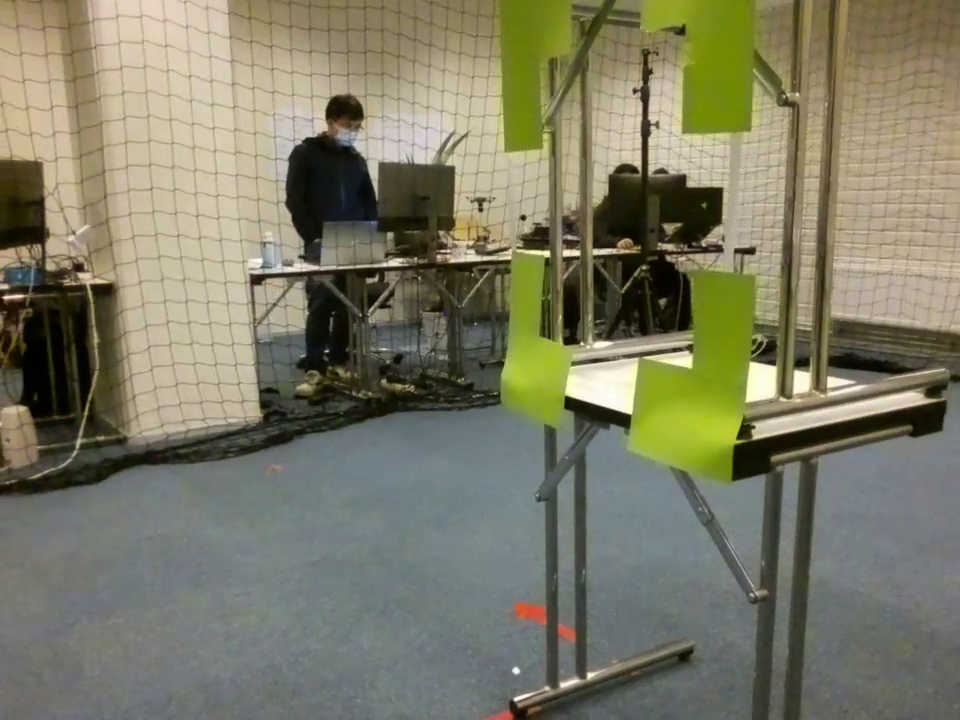
#> input picture images/more_gate_pics/picture11.png, 960 x 720 px, found by its file name
$ jupyter execute FilterGate.ipynb   (older library calls are emulated)
#> lines starting #> are read from the running program, lines starting #| are printed output that depends on the picture; after the words box and inside, x2 and y2 are one past the last pixel; in counts of white or black regions, pixels touching at a corner belong together
[cell 1]
import cv2
import numpy as np
import math
import matplotlib.pyplot as plt
img = cv2.imread('picture11.png') # Importing Sample Test Image
#> img is the input picture: shape (720, 960, 3); mean B, G, R 102, 123.3, 124.7
#img = cv2.cvtColor(img, cv2.COLOR_BGR2RGB)
plt.imshow(img)  # Showing The Sample Test Image

width = int(img.shape[1] * 50 / 100)
#> width = 480
height = int(img.shape[0] * 50 / 100)
#> height = 360
dim = (width, height)
#> dim = (480, 360)

# Resize the gate

[cell 2]
img = cv2.resize(img, dim, interpolation = cv2.INTER_AREA)
#> img: shape (360, 480, 3)
print(type(img))    # Print the img variable data type
#| <class 'numpy.ndarray'>
print(np.shape(img))  # Print the img variable dimension
#| (360, 480, 3)

plt.imshow(img)

# Turn it to hsv, filter the green and threshold it

[cell 3]
img_hsv = cv2.cvtColor(img, cv2.COLOR_BGR2HSV)
#> img_hsv: shape (360, 480, 3); mean H, S, V 44.7, 66.6, 129.5
plt.imshow(img_hsv)

[cell 4]
lower_range = np.array([20, 100, 90])  # Set the Lower range value of color in BGR
upper_range = np.array([70, 255,255])   # Set the Upper range value of color in BGR
mask = cv2.inRange(img_hsv,lower_range,upper_range) # Create a mask with range
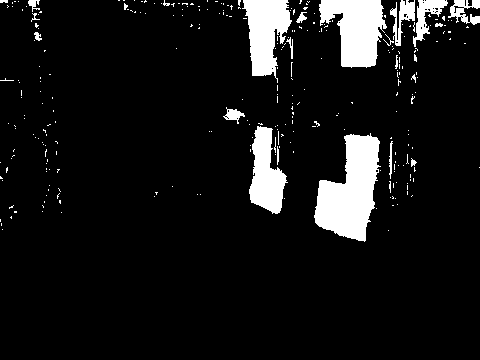
#> mask: shape (360, 480); 8.6% white; 283 white regions (261 under 20 px), largest, box (x1, y1, x2, y2) and area: (314, 133, 381, 242) 4381, (319, 0, 387, 68) 3032, (242, 0, 292, 83) 2464
result = cv2.bitwise_and(img_hsv,img_hsv,mask = mask)  # Performing bitwise and operation with mask in img variable
#> result: shape (360, 480, 3); mean H, S, V 2.8, 15.2, 12.3
plt.imshow(result)
#plt.imshow(mask, cmap="gray")

[cell 5]
gray = cv2.cvtColor(result,cv2.COLOR_BGR2GRAY)
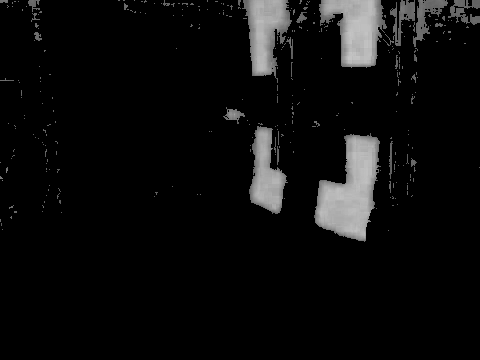
#> gray: shape (360, 480); min 0, max 196, mean 12.9
#gray = np.float32(gray)
#plt.imshow(gray)
(thresh, black) = cv2.threshold(gray, 127, 255, cv2.THRESH_BINARY)
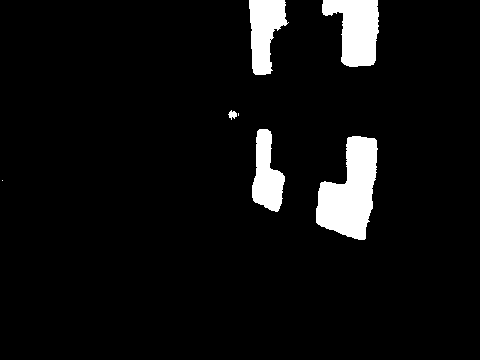
#> black: shape (360, 480); 6% white; 7 white regions (2 under 20 px)
#plt.imshow(black)
plt.imshow(black, cmap = "gray") #for black and white image
#print(np.shape(black))

# For some cases the dilation is necessary, in others it can obstruct the main object and detect less corners. Have to think about a case responsive filtering. Idea: depending on the density of green pixels over an area we can use a harder filtering or a softer filtering

[cell 6]
blurred = cv2.medianBlur(gray, ksize= 7)

# [9 lines of commented-out code are left out]
kerneldim = 23
kernelH    =  (1/kerneldim)*np.ones((1,kerneldim))
kernelV    =  (1/kerneldim)*np.ones((kerneldim, 1))


dilateV = blurred
#        "how many times to apply, more than 2 does veeeeeeery little"
for i in range(1):
    erodeH=cv2.erode(dilateV, kernelH, iterations=1)
    dilateH=cv2.dilate(erodeH, kernelH, iterations=1)

    erodeV=cv2.erode(dilateH, kernelV, iterations=1)
    dilateV=cv2.dilate(erodeV, kernelV, iterations=1)
            #print(i)
    plt.imshow(dilateV)
#> this loop made 1 pass
#> pass 1, `erodeV=cv2.erode(dilateH, kernelV, iterations=1)`:
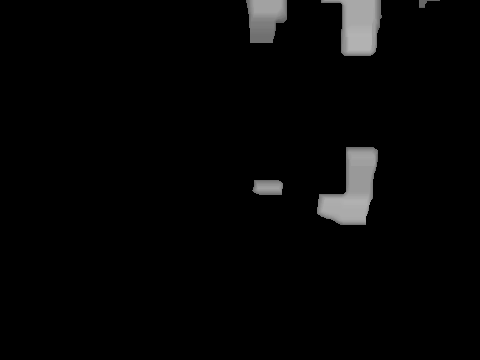
#> erodeV: shape (360, 480); min 0, max 179, mean 6

# Detect contours and draw bounding boxes

[cell 7]
arr = np.uint8(black)
##### or we if we want the dilated version
#arr = np.uint8(dilateV)
contours, hierarchy = cv2.findContours(arr, cv2.RETR_EXTERNAL, cv2.CHAIN_APPROX_NONE)
#> contours = 7 contours, 2 with area under 20; largest, box (x1, y1, x2, y2) and area: (316, 136, 378, 240) 3925, (322, 0, 379, 67) 2475, (249, 0, 289, 75) 1816, (252, 129, 285, 212) 1603, (228, 110, 237, 120) 38

dummy = img.copy()

for c in contours:
    #print(cv2.contourArea(c))
    if cv2.contourArea(c) > 100:
        # Draw all contours
        # -1 signifies drawing all contours
        print(cv2.contourArea(c))
        cv2.drawContours(dummy, c, -1, (0, 255, 0), 3)
        x,y,w,h = cv2.boundingRect(c)
        cv2.rectangle(dummy,(x,y),(x+w,y+h),(0,255,0),2)
#> this loop made 7 passes
#> (x, y, w, h) on passes 2, 3, 6, 7: (316, 136, 62, 104), (252, 129, 33, 83), (322, 0, 57, 67), (249, 0, 40, 75)
#> c on passes 1, 4: [[2, 180]], [[238, 113], [238, 114], [238, 115], [238, 114]]
#| 3925.0
#| 1603.0
#| 2475.0
#| 1816.0
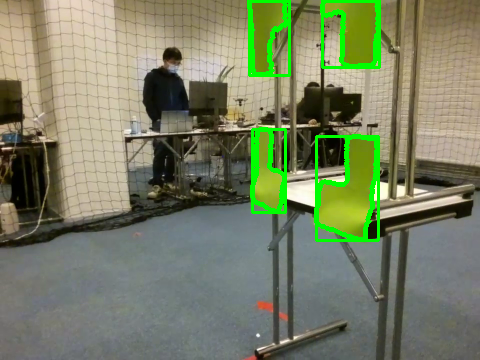
#> dummy: shape (360, 480, 3); mean B, G, R 99.6, 127.9, 120.1
        #cv2.putText(dummy2,'Gate detected {}'.format(i),(x+w+10,y+h),0,0.9,(0,255,0))

plt.imshow(dummy)
#cv2.imshow('Contours', dummy2)
#cv2.waitKey(0)
#cv2.destroyAllWindows()

# Find L-shaped corners of the gate

[cell 8]
arr = np.uint8(black)
##### or we if we want the dilated version
#arr = np.uint8(dilateV)
contours, _ = cv2.findContours(arr, cv2.RETR_LIST, cv2.CHAIN_APPROX_SIMPLE)
#> contours = 8 contours, 3 with area under 20; largest, box (x1, y1, x2, y2) and area: (316, 136, 378, 240) 3925, (322, 0, 379, 67) 2475, (249, 0, 289, 75) 1816, (252, 129, 285, 212) 1603, (228, 110, 237, 120) 38

dummy1 = img.copy()
i=0
lshape = []

for c in contours:
    rect = cv2.boundingRect(c)
    contarea = cv2.contourArea(c)
    # Iterate through all the contours

    if contarea > 100:
        peri = cv2.arcLength(c, True)
        approx = cv2.approxPolyDP(c, 0.03 * peri, True)
        #print(len(approx))
        if len(approx) >= 5 and len(approx) <=7: # we only box the L shaped corners
            i=i+1
            lshape.append(c)
            x,y,w,h = rect
            cv2.rectangle(dummy1,(x,y),(x+w,y+h),(0,255,0),2)
            #cv2.putText(dummy1,'Shape {}'.format(i),(x+w+10,y+h),0,0.7,(0,255,0))
            print(cv2.contourArea(c))
#> this loop made 8 passes
#> (contarea, peri, x, y, w, h) on passes 2, 3, 7, 8: (3925, 317.5, 316, 136, 62, 104), (1603, 213.9, 252, 129, 33, 83), (2475, 251.4, 322, 0, 57, 67), (1816, 231.1, 249, 0, 40, 75)
#> (rect, contarea) on pass 5: ((228, 110, 9, 10), 38.5)
#| 3925.0
#| 1603.0
#| 2475.0
#| 1816.0
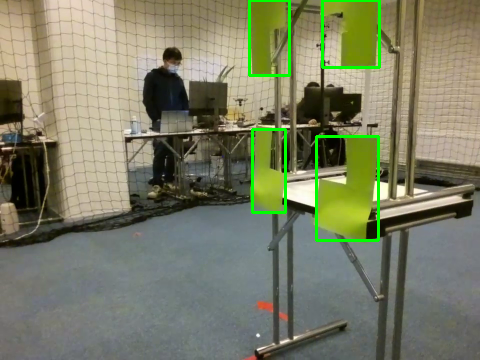
#> dummy1: shape (360, 480, 3); mean B, G, R 100.7, 125.6, 122.6
#> after the loop, i = 4; lshape = 4 contours; box (x1, y1, x2, y2) and area: (316, 136, 378, 240) 3925, (322, 0, 379, 67) 2475, (249, 0, 289, 75) 1816, (252, 129, 285, 212) 1603

print("We detected {} corners".format(i))
#| We detected 4 corners
plt.imshow(cv2.cvtColor(dummy1, cv2.COLOR_BGR2RGB))

# Combine L-shaped corners into a bounding box

[cell 9]
maxy = 0
miny = img.shape[0]
#> miny = 360
maxx = 0
minx = img.shape[1]
#> minx = 480

# HERE WE GET THE LIMITS OF THE BOUNDING BOX AROUND THE CORNERS BY FINDING THE OVERALL BOUNDING LIMITS
# OF ALL CONTOURS IN L-SHAPE
# WE USE THE POINTS IN THE CONTOURS
for c in lshape:
    for i in c:

        if i[0][1] < miny:
            miny = i[0][1]
        if i[0][1] > maxy:
            maxy = i[0][1]
        if i[0][0] < minx:
            minx = i[0][0]
        if i[0][0] > maxx:
            maxx = i[0][0]
#> this loop made 4 passes
#> after the loop, maxx = 378; maxy = 239; minx = 249; miny = 0

# [4 lines of commented-out code are left out]

left_d_corner = (minx,maxy)
#> left_d_corner = (249, 239)
right_d_corner = (maxx, maxy)
#> right_d_corner = (378, 239)
left_u_corner = (minx,miny)
#> left_u_corner = (249, 0)
right_u_corner = (maxx,miny)
#> right_u_corner = (378, 0)
drawline = img.copy()
drawline = cv2.line(drawline, left_d_corner, right_d_corner, (0, 255, 0 ), 3)
drawline = cv2.line(drawline, left_u_corner, right_u_corner, (0, 255, 0 ), 3)
drawline = cv2.line(drawline, left_d_corner, left_u_corner, (0, 255, 0 ), 3)
drawline = cv2.line(drawline, right_d_corner, right_u_corner, (0, 255, 0 ), 3)
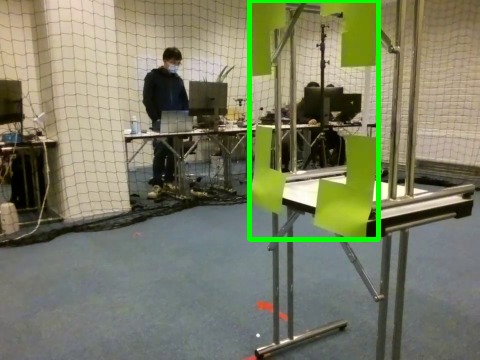
#> drawline: shape (360, 480, 3); mean B, G, R 100.2, 125.7, 122.2

#plt.imshow(drawline)


#### OR WE CAN USE THE CV2.RECTANGLE FUNCTION

x = minx
y = miny
w = maxx - minx
#> w = 129
h = maxy - miny
#> h = 239

drawline2 = img.copy()
cv2.rectangle(drawline2,(x,y),(x+w,y+h),(0,255,0),2)
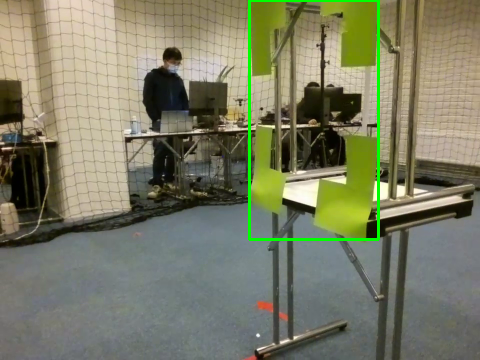
#> drawline2: shape (360, 480, 3); mean B, G, R 100.9, 124.8, 123.2

plt.imshow(drawline2)

######### WE CAN IMPROVE THIS ALGORITHM AND GENERALIZE TO ONLY 2 CORNERS BY TAKING THE UPPER RIGHT AND LOWEST LEFT CORNERS AND DRAWING
######### PARALLEL LINES WITH THE AXES/ THE UPPER LEFT AND LOWEST RIGHT CORNER

# Find the biggest contour and draw a bounding box around it

[cell 10]
arr = np.uint8(black)
##### or we if we want the dilated version
#arr = np.uint8(dilateV)
contours, _ = cv2.findContours(arr, cv2.RETR_LIST, cv2.CHAIN_APPROX_SIMPLE)
print(len(contours))
#| 8
rects = []
for c in contours:
    rect = cv2.boundingRect(c)
    contarea = cv2.contourArea(c)
    rects.append([rect, contarea])
#> this loop made 8 passes
#> (rect, contarea) on passes 2, 3, 5, 7, 8: ((316, 136, 62, 104), 3925), ((252, 129, 33, 83), 1603), ((228, 110, 9, 10), 38.5), ((322, 0, 57, 67), 2475), ((249, 0, 40, 75), 1816)
#> after the loop, rects = [[(2, 180, 1, 1), 0], [(316, 136, 62, 104), 3925], [(252, 129, 33, 83), 1603], [(238, 113, 1, 3), 0], [(228, 110, 9, 10), 38.5], [(269, 38, 3, 3), 2], [(322, 0, 57, 67), 2475], [(249, 0, 40, 75), 1816]]

maximcontarea = 0.0
for i in rects:
    if i[1] > maximcontarea:
        maximcontarea = i[1]
        k = i[0]
#> this loop made 8 passes
#> (i, maximcontarea) on pass 2: ([(316, 136, 62, 104), 3925], 3925)
#> i on passes 1, 3, 4, 5, 6, 7: [(2, 180, 1, 1), 0], [(252, 129, 33, 83), 1603], [(238, 113, 1, 3), 0], [(228, 110, 9, 10), 38.5], [(269, 38, 3, 3), 2], [(322, 0, 57, 67), 2475]
#> after the loop, maximcontarea = 3925
print(maximcontarea)
#| 3925.0
print(k)
#| (316, 136, 62, 104)

dummy2 = img.copy()

x,y,w,h = k
#> x = 316; y = 136; w = 62; h = 104
cv2.rectangle(dummy2,(x,y),(x+w,y+h),(0,255,0),2)
cv2.putText(dummy2,'Gate detected',(x+w+10,y+h),0,0.9,(0,255,0))
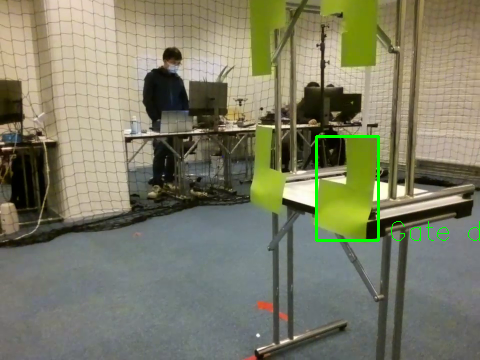
#> dummy2: shape (360, 480, 3); mean B, G, R 101.4, 124.3, 124
plt.imshow(cv2.cvtColor(dummy2, cv2.COLOR_BGR2RGB))

# Find the center of the biggest contour

[cell 11]
#calculate the center of the rectangle so we compare it with the center of the image

centerx = int((x+x+w)/2)
#> centerx = 347
centery = int((y+y+h)/2)
#> centery = 188

centerximage = int(width/2)
#> centerximage = 240
centeryimage = int(height/2)
#> centeryimage = 180

image = cv2.circle(dummy2, (centerx,centery), 10, (0, 0, 255), -1)
image = cv2.circle(dummy2, (centerximage,centeryimage), 10, (255, 0, 0), -1)
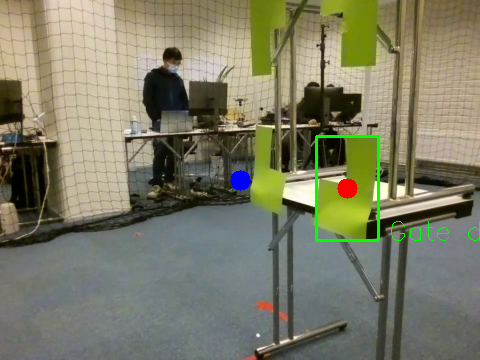
#> image: shape (360, 480, 3); mean B, G, R 101.7, 123.9, 124.1
plt.imshow(cv2.cvtColor(image, cv2.COLOR_BGR2RGB))
if centerx > centerximage:
    print("Gate is on the right side ---> Drone should move to the right")
elif centerx < centerximage:
    print("Gate is on the left side ---> Drone should move to the left")
else:
    print("Drone is alligned with the gate")

#Repeate for height adjustment

$ run again, with images/more_gate_pics/picture0.png copied over images/more_gate_pics/picture11.png
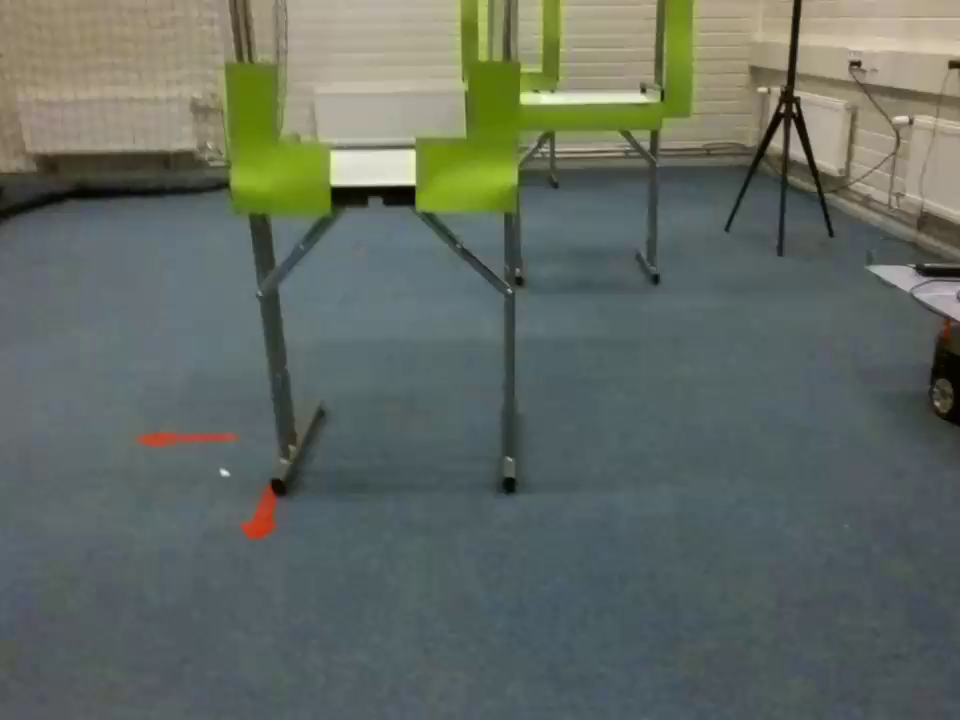
#> input picture images/more_gate_pics/picture0.png, 960 x 720 px, found by its file name
#> img is the input picture: shape (720, 960, 3); mean B, G, R 98.1, 106.5, 98.3
#> img: shape (360, 480, 3)
#| <class 'numpy.ndarray'>
#| (360, 480, 3)
#> img_hsv: shape (360, 480, 3); mean H, S, V 74.3, 52.8, 110.8
#> mask: shape (360, 480); 5.4% white; 7 white regions (5 under 20 px), largest, box (x1, y1, x2, y2) and area: (205, 0, 349, 107) 6216, (111, 30, 168, 109) 3021
#> result: shape (360, 480, 3); mean H, S, V 2, 9.9, 7.2
#> black: shape (360, 480); 4.4% white; 4 white regions (2 under 20 px)
#> contours = 4 contours, 2 with area under 20; largest, box (x1, y1, x2, y2) and area: (208, 0, 346, 106) 4760, (113, 32, 166, 108) 2440
#> the loop `for c in contours:` made 4 passes
#> (x, y, w, h) on passes 3 to 4: (113, 32, 53, 76), (208, 0, 138, 106)
#> (printed output is left out)
#> after the loop `for c in contours:`:
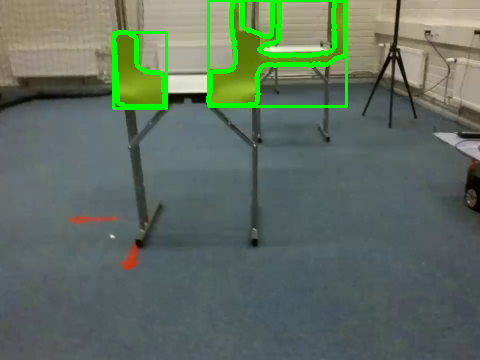
#> dummy: shape (360, 480, 3); mean B, G, R 96, 110.6, 94.5
#> the loop `for c in contours:` made 4 passes
#> (contarea, peri, i, x, y, w, h) on pass 3: (2440, 236.1, 1, 113, 32, 53, 76)
#> (printed output is left out)
#> after the loop `for c in contours:`: i = 1; lshape = 1 contour; box (x1, y1, x2, y2) and area: (113, 32, 166, 108) 2440
#| We detected 1 corners
#> the loop `for c in lshape:` made 1 pass
#> after the loop `for c in lshape:`: maxx = 165; maxy = 107; minx = 113; miny = 32
#> left_d_corner = (113, 107)
#> right_d_corner = (165, 107)
#> left_u_corner = (113, 32)
#> right_u_corner = (165, 32)
#> `w = maxx - minx`: w = 52
#> `h = maxy - miny`: h = 75
#> drawline2: shape (360, 480, 3); mean B, G, R 97.8, 107.1, 97.9
#| 4
#> the loop `for c in contours:` made 4 passes
#> (rect, contarea) on passes 3 to 4: ((113, 32, 53, 76), 2440), ((208, 0, 138, 106), 4760)
#> after the loop `for c in contours:`: rects = [[(259, 88, 1, 3), 0], [(259, 85, 1, 1), 0], [(113, 32, 53, 76), 2440], [(208, 0, 138, 106), 4760]]
#> the loop `for i in rects:` made 4 passes
#> (i, maximcontarea) on passes 3 to 4: ([(113, 32, 53, 76), 2440], 2440), ([(208, 0, 138, 106), 4760], 4760)
#> after the loop `for i in rects:`: maximcontarea = 4760
#| 4760.0
#| (208, 0, 138, 106)
#> `x,y,w,h = k`: x = 208; y = 0; w = 138; h = 106
#> centerx = 277
#> centery = 53
#> `image = cv2.circle(dummy2, (centerximage,centeryimage), 10, (255, 0, 0..`:
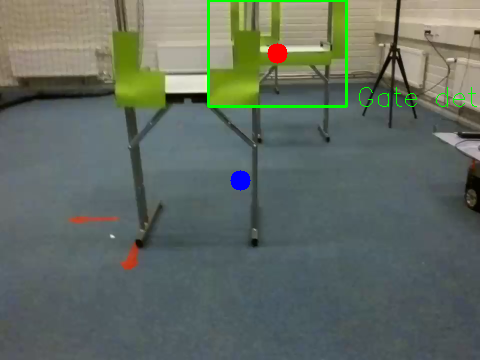
#> image: shape (360, 480, 3); mean B, G, R 97.4, 107.3, 97.3

$ run again, with images/more_gate_pics/picture1.png copied over images/more_gate_pics/picture11.png
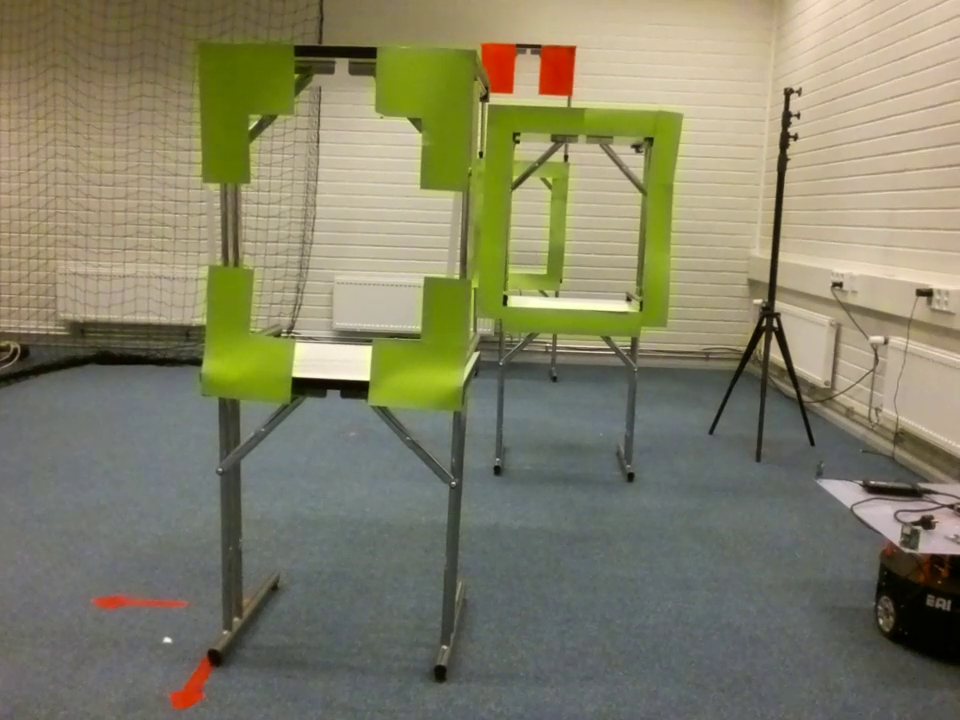
#> input picture images/more_gate_pics/picture1.png, 960 x 720 px, found by its file name
#> img is the input picture: shape (720, 960, 3); mean B, G, R 103.8, 128.9, 131.1
#> img: shape (360, 480, 3)
#| <class 'numpy.ndarray'>
#| (360, 480, 3)
#> img_hsv: shape (360, 480, 3); mean H, S, V 45.7, 64.4, 136.2
#> mask: shape (360, 480); 12.9% white; 117 white regions (107 under 20 px), largest, box (x1, y1, x2, y2) and area: (181, 19, 342, 206) 12594, (0, 0, 160, 96) 6744, (100, 128, 147, 203) 2407
#> result: shape (360, 480, 3); mean H, S, V 4.2, 23.1, 17
#> black: shape (360, 480); 8.8% white; 8 white regions (5 under 20 px)
#> `contours, hierarchy = cv2.findContours(arr, cv2.RETR_EXTERNAL, cv2.CHA..`: contours = 6 contours, 3 with area under 20; largest, box (x1, y1, x2, y2) and area: (185, 23, 341, 205) 15438, (97, 20, 150, 94) 2451, (102, 132, 147, 201) 2030
#> the loop `for c in contours:` made 6 passes
#> (x, y, w, h) on passes 1, 5, 6: (102, 132, 45, 69), (185, 23, 156, 182), (97, 20, 53, 74)
#> (printed output is left out)
#> `contours, _ = cv2.findContours(arr, cv2.RETR_LIST, cv2.CHAIN_APPROX_SI..`: contours = 12 contours, 8 with area under 20; largest, box (x1, y1, x2, y2) and area: (185, 23, 341, 205) 15438, (250, 65, 328, 159) 5482, (97, 20, 150, 94) 2451, (102, 132, 147, 201) 2030
#> the loop `for c in contours:` made 12 passes
#> (contarea, peri, i, x, y, w, h) on passes 2, 12: (2030, 217.1, 1, 102, 132, 45, 69), (2451, 259, 2, 97, 20, 53, 74)
#> (printed output is left out)
#> after the loop `for c in contours:`: i = 2; lshape = 2 contours; box (x1, y1, x2, y2) and area: (97, 20, 150, 94) 2451, (102, 132, 147, 201) 2030
#| We detected 2 corners
#> the loop `for c in lshape:` made 2 passes
#> after the loop `for c in lshape:`: maxx = 149; maxy = 200; minx = 97; miny = 20
#> left_d_corner = (97, 200)
#> right_d_corner = (149, 200)
#> left_u_corner = (97, 20)
#> right_u_corner = (149, 20)
#> `w = maxx - minx`: w = 52
#> `h = maxy - miny`: h = 180
#> drawline2: shape (360, 480, 3); mean B, G, R 103.1, 130, 130.2
#| 12
#> the loop `for c in contours:` made 12 passes
#> (rect, contarea) on passes 2, 4, 10, 12: ((102, 132, 45, 69), 2030), ((250, 65, 78, 94), 5481.5), ((185, 23, 156, 182), 15437.5), ((97, 20, 53, 74), 2451)
#> after the loop `for c in contours:`: rects = 12 items
#> the loop `for i in rects:` made 12 passes
#> (i, maximcontarea) on passes 2, 4, 10: ([(102, 132, 45, 69), 2030], 2030), ([(250, 65, 78, 94), 5481.5], 5481.5), ([(185, 23, 156, 182), 15437.5], 15437.5)
#> after the loop `for i in rects:`: maximcontarea = 15437.5
#| 15437.5
#| (185, 23, 156, 182)
#> `x,y,w,h = k`: x = 185; y = 23; w = 156; h = 182
#> centerx = 263
#> centery = 114
#> `image = cv2.circle(dummy2, (centerximage,centeryimage), 10, (255, 0, 0..`:
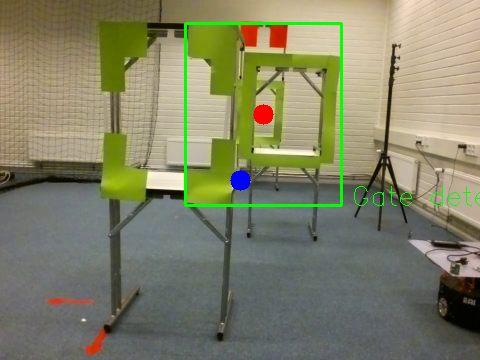
#> image: shape (360, 480, 3); mean B, G, R 102.4, 129.9, 129.2
